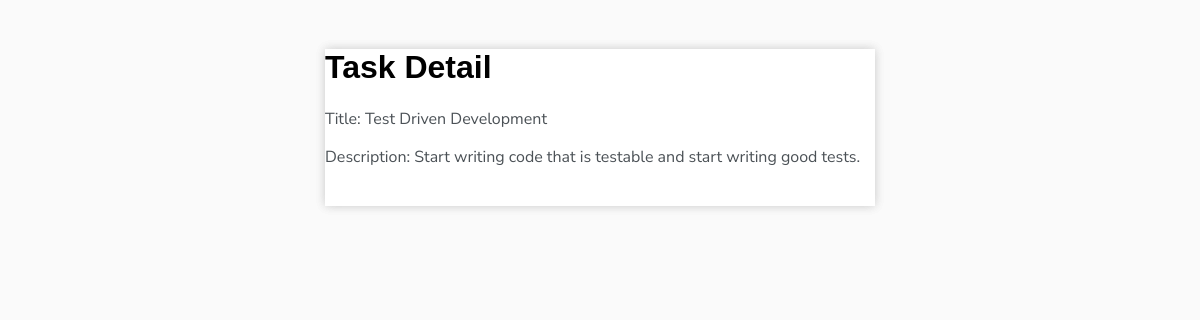
/task/4 (signed in), run on the app's committed database.
### TaskPro/models.py (models this page shows, shortened)
class Task(models.Model):
    user = models.ForeignKey(User, on_delete=models.CASCADE, null=True)
    title = models.TextField(max_length=50)
    description = models.TextField()
    complete = models.BooleanField(default=False)
    created_at = models.DateTimeField(auto_now_add=True)
    due_date = models.DateField()
    class Meta:
        ordering = ['complete']

### TaskPro/views.py (the view)
# urls.py: path('task/<int:task_id>', views.task_detail, name='task-detail'),
@login_required(login_url='login')
def task_detail(request, task_id):
    task_details = Task.objects.get(id=task_id)
    context_dictionary = {'task_details': task_details}
    return render(request, 'task_detail.html', context_dictionary)

### TaskPro/templates/task_detail.html
{% extends 'main.html' %}
{% block content %}
<div class="container">
    <h1>Task Detail</h1>
    <p>Title: {{ task_details.title }}</p>
    <p>Description: {{ task_details.description }}</p> <br>
</div>
{% endblock content %}

### TaskPro/static/css/style.css (style rules this page uses)
body { background-color : #FAFAFA; font-family: 'Nunito Sans', sans-serif; padding-top : 20px; }
.container { max-width : 550px; margin : auto; background-color: #fff; box-shadow: 0px 0px 10px rgba(0, 0, 0, 0.1); -webkit-box-shadow: 0px 0px 10px rgba(0, 0, 0, 0.1); }
h1,h2,h3,h4,h5,h6 { font-family : 'Raleway', sans-serif; }
a,p { color: #4b5156; }

### data on the page
Task: title "Test Driven Development", description "Start writing code that is testable and start writing good tests."
